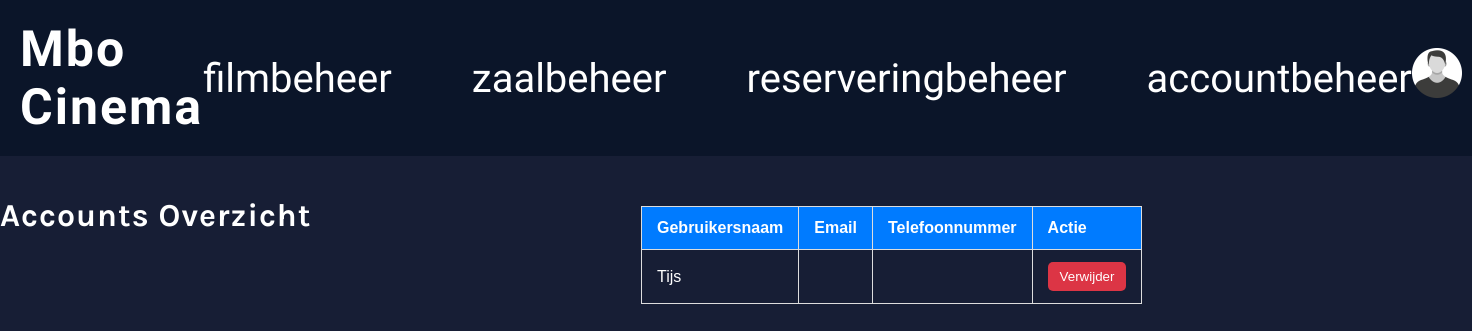
Before: /accounts.php with the older database file.
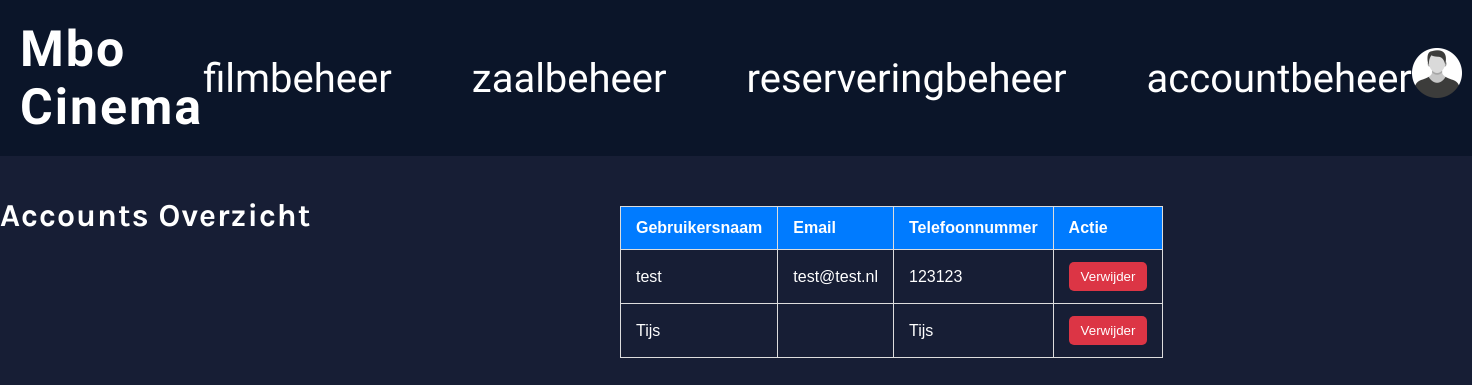
After: the same page with the newer database file.
### tables this page shows
CREATE TABLE `users` (
  `ID` int(10) UNSIGNED NOT NULL,
  `UserName` varchar(255) DEFAULT NULL,
  `UserPassword` varchar(255) DEFAULT NULL,
  `email` varchar(255) DEFAULT NULL,
  `telefoonnumer` varchar(255) DEFAULT NULL
);

### accounts.php (the view, shortened to what this page needs)
<?php
$host = 'localhost';
$db   = 'mbocinema';
$user = 'root';
$pass = '';
$charset = 'utf8mb4';
$dsn = "mysql:host=$host;dbname=$db;charset=$charset";
$options = [
    PDO::ATTR_ERRMODE => PDO::ERRMODE_EXCEPTION,
    PDO::ATTR_DEFAULT_FETCH_MODE => PDO::FETCH_ASSOC,
];
try {
    $pdo = new PDO($dsn, $user, $pass, $options);
} catch (PDOException $e) {
    die("Database verbinding mislukt: " . $e->getMessage());
}
$stmt = $pdo->query("SELECT id, UserName, email, telefoonnumer FROM users ORDER BY UserName ASC");
$accounts = $stmt->fetchAll();
?>
<!DOCTYPE html>
<html lang="nl">
<head>
    <link rel="stylesheet" href="css/style.css">
    <link rel="stylesheet" href="css/mijn_reserveringen.css">
</head>
<body class="accounts-page">
  <header>
    <nav>
      <a href="index.php" class="logo">Mbo Cinema</a>
            <ul>
        <li><a href="fimlbeheer.php">filmbeheer</a></li>
        <li><a href="">zaalbeheer</a></li>
        <li><a href="reservering.php">reserveringbeheer</a></li>
        <li><a href="accounts.php">accountbeheer</a></li>
      </ul>
      <a href="Account_admin.php">
        <img src="fotos/profielfoto.webp" alt="profielfoto" class="topbar">
      </a>
    </nav>
  </header>
  <main>
    <h1 style="text-align:center;">Accounts Overzicht</h1>
    <?php if (count($accounts) === 0): ?>
        <p style="text-align:center;">Er zijn nog geen accounts.</p>
    <?php else: ?>
        <table>
            <thead>
                <tr>
                    <th>Gebruikersnaam</th>
                    <th>Email</th>
                    <th>Telefoonnummer</th>
                    <th>Actie</th>
                </tr>
            </thead>
            <tbody>
                <?php foreach ($accounts as $account): ?>
                    <tr>
                        <td><?= htmlspecialchars($account['UserName']) ?></td>
                        <td><?= htmlspecialchars($account['email']) ?></td>
                        <td><?= htmlspecialchars($account['telefoonnumer']) ?></td>
                        <td>
                            <form method="post" onsubmit="return confirm('Weet je zeker dat je dit account wilt verwijderen?');">
                                <button type="submit" class="delete-btn">Verwijder</button>
                            </form>
                        </td>
                    </tr>
                <?php endforeach; ?>
            </tbody>
        </table>
    <?php endif; ?>
  </main>
</body>
</html>

Changed rows visible on the page:
added users: UserName "test", email "test@test.nl", telefoonnumer "123123"
changed users "Tijs": telefoonnumer (not shown) → "Tijs"
